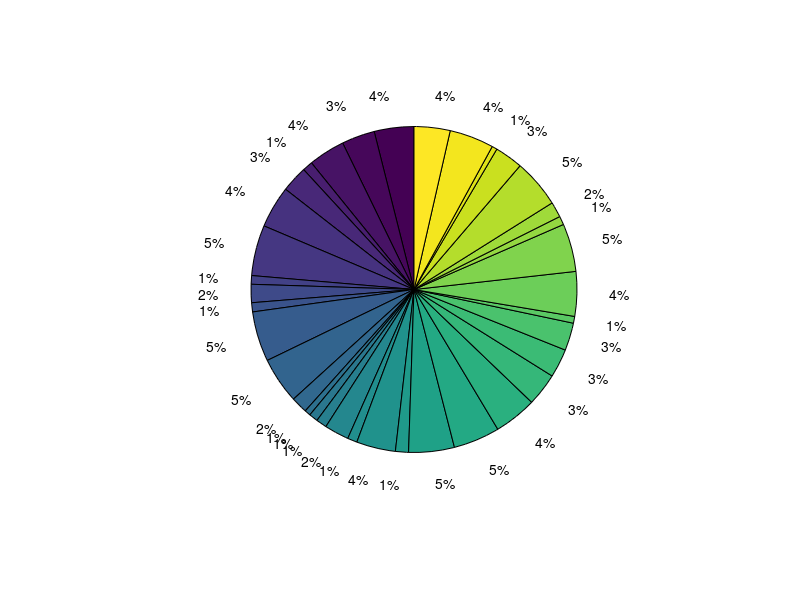

Write MATLAB code to recreate this figure.
%create a diagonal matrix

a = [1 2 3;4 5 6;7 8 9]; % creates a nomal matrix
b = [1 2 3 ; 4 5 6; 7 8 9]; % creates vertically
A = 1:15;
%x = reshape(A,[3,5]);
y = reshape(A,[],5);
x= reshape(1:16 , 4,4);
c = diag(x); % print the diagonal values of the vector
%disp(diag(c));
d = [1 2 3 4 5 6 ; 4 5 6 7 5 6; 5 6 7 8 5 6 ;  4 5 6 7 5 6; 4 5 6 6 5 6];
e = diag(diag(d));
disp(e);
%r = d - e;
%disp(r);
disp(d);
t = d.';  % transpose command
disp(t);

% random function

z = randi([20,200],6,6);
disp(z);
disp(pie(z(:).'));
